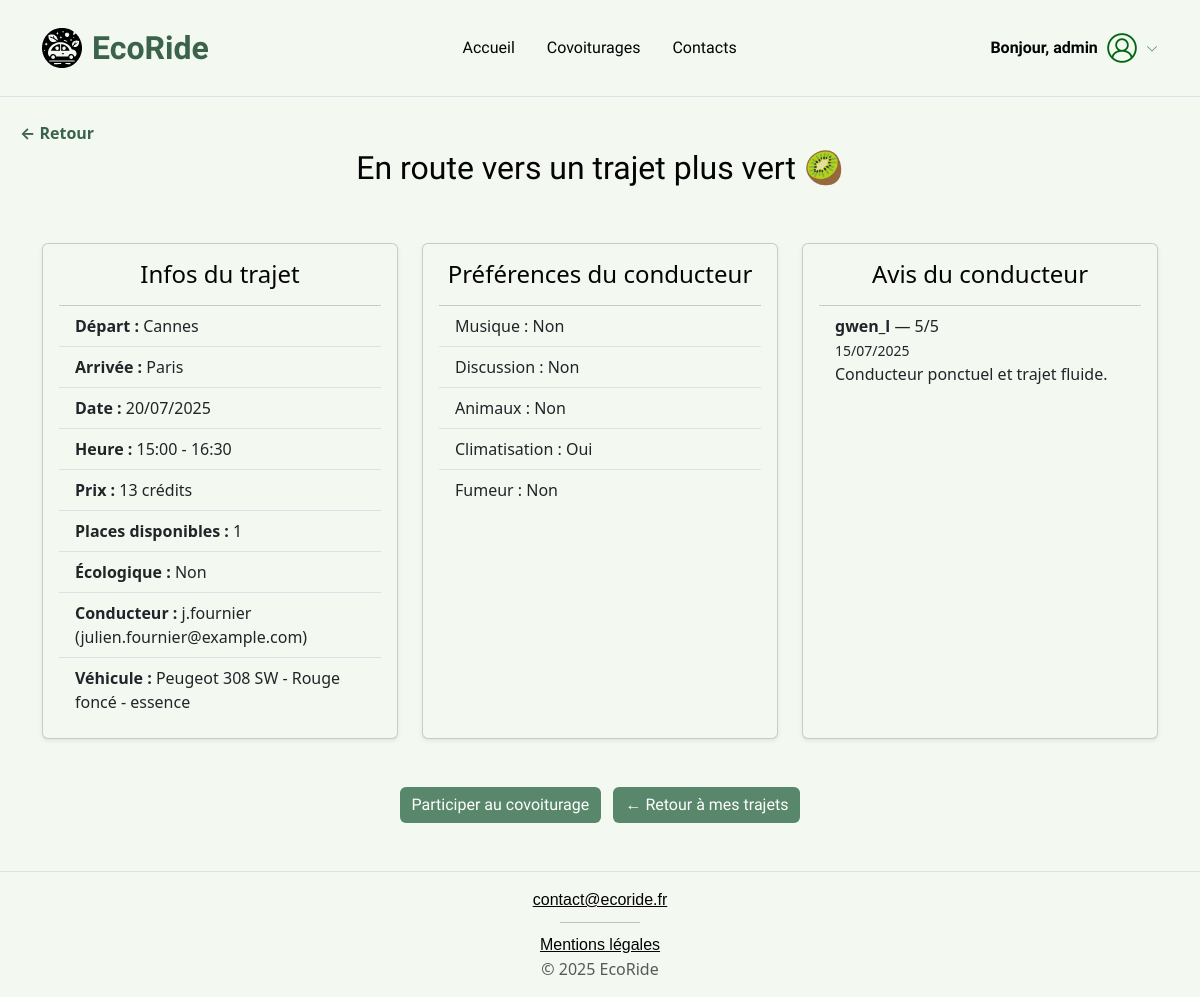
/pages/detail.php?id=10 (signed in), run on the app's committed database.
### tables this page shows
CREATE TABLE `covoiturages` (
  `id` int(11) NOT NULL,
  `vehicule_id` int(11) NOT NULL,
  `conducteur_id` int(11) NOT NULL,
  `adresse_depart` varchar(255) NOT NULL,
  `adresse_arrivee` varchar(255) NOT NULL,
  `date_depart` date NOT NULL,
  `heure_depart` time NOT NULL,
  `heure_arrivee` time NOT NULL,
  `places_disponibles` int(11) NOT NULL,
  `prix` int(11) NOT NULL,
  `voyage_ecologique` tinyint(1) NOT NULL DEFAULT 0,
  `statut` enum('prévu','en_cours','termine') DEFAULT 'prévu',
  `termine` tinyint(1) DEFAULT 0,
  `validation_participant` tinyint(1) DEFAULT 0
);

CREATE TABLE `utilisateurs` (
  `id` int(11) NOT NULL,
  `pseudo` varchar(50) NOT NULL,
  `prenom` varchar(50) DEFAULT NULL,
  `nom_famille` varchar(50) DEFAULT NULL,
  `date_naissance` date DEFAULT NULL,
  `adresse_postale` text DEFAULT NULL,
  `telephone` varchar(20) DEFAULT NULL,
  `email` varchar(100) NOT NULL,
  `mot_de_passe` varchar(255) NOT NULL,
  `credits` int(11) DEFAULT 20,
  `role` enum('passager','chauffeur','passager_chauffeur','employe','administrateur') NOT NULL DEFAULT 'passager',
  `date_creation` datetime DEFAULT current_timestamp(),
  `photo_profil` varchar(255) DEFAULT NULL,
  `statut` varchar(20) NOT NULL DEFAULT 'actif'
);

CREATE TABLE `vehicules` (
  `id` int(11) NOT NULL,
  `utilisateur_id` int(11) NOT NULL,
  `plaque` varchar(20) NOT NULL,
  `date_immatriculation` date NOT NULL,
  `modele` varchar(50) NOT NULL,
  `marque` varchar(50) NOT NULL,
  `couleur` varchar(30) DEFAULT NULL,
  `energie` enum('essence','diesel','electrique','hybride') NOT NULL,
  `places_disponibles` int(11) NOT NULL DEFAULT 1
);

CREATE TABLE `avis` (
  `id` int(11) NOT NULL,
  `conducteur_id` int(11) NOT NULL,
  `auteur_id` int(11) DEFAULT NULL,
  `note` tinyint(4) NOT NULL CHECK (`note` between 1 and 5),
  `commentaire` text DEFAULT NULL,
  `date_avis` datetime DEFAULT current_timestamp()
);

### pages/detail.php (the view, shortened to what this page needs)
<?php
require_once __DIR__ . '/../config/db.php';
require_once '../templates/header.php';
$userId = isset($_SESSION['user_id']) ? (int) $_SESSION['user_id'] : null;
$userCredits = $_SESSION['user_credits'] ?? 0;
$id = (int) $_GET['id'];
try {
    $stmt = $pdo->prepare("
        SELECT c.*, u.pseudo, u.email, u.id AS conducteur_id, u.photo_profil,
               v.marque, v.modele, v.couleur, v.energie
        FROM covoiturages c
        JOIN utilisateurs u ON c.conducteur_id = u.id
        JOIN vehicules v ON c.vehicule_id = v.id
        WHERE c.id = :id
        LIMIT 1
    ");
    $stmt->execute(['id' => $id]);
    $trajet = $stmt->fetch(PDO::FETCH_ASSOC);
    $date = new DateTime($trajet['date_depart']);
    $heureDepart = new DateTime($trajet['heure_depart']);
    $heureArrivee = new DateTime($trajet['heure_arrivee']);
    $stmtPrefs = $pdo->prepare("SELECT * FROM preferences_conducteurs WHERE conducteur_id = :id LIMIT 1");
    $stmtPrefs->execute(['id' => $trajet['conducteur_id']]);
    $prefs = $stmtPrefs->fetch(PDO::FETCH_ASSOC);
    $stmtAvis = $pdo->prepare("
        SELECT a.commentaire, a.note, a.date_avis, u.pseudo AS auteur
        FROM avis a
        JOIN utilisateurs u ON a.auteur_id = u.id
        WHERE a.conducteur_id = :id
        ORDER BY a.date_avis DESC
    ");
    $stmtAvis->execute(['id' => $trajet['conducteur_id']]);
    $avis = $stmtAvis->fetchAll(PDO::FETCH_ASSOC);
    $dejaInscrit = false;
    if ($userId) {
        $check = $pdo->prepare("SELECT COUNT(*) FROM participations WHERE utilisateur_id = :uid AND covoiturage_id = :cid");
        $check->execute(['uid' => $userId, 'cid' => $id]);
        $dejaInscrit = (bool) $check->fetchColumn();
    }
} catch (PDOException $e) {
    error_log('Erreur PDO : ' . $e->getMessage());
    afficherErreur("Une erreur technique est survenue.");
}
?>
<?php if ($dejaInscrit): ?>
    <div class="alert alert-info text-center my-3">
        Vous participez déjà à ce trajet.
        <form action="../config/annuler_participation.php" method="post" class="mt-2">
            <input type="hidden" name="covoiturage_id" value="<?= htmlspecialchars($id) ?>">
            <button type="submit" class="btn btn-danger">Annuler ma participation</button>
        </form>
    </div>
    <?php else: ?>
        <?php if ($trajet['statut'] !== 'termine'): ?>
            <h2 class="text-center mt-1">En route vers un trajet plus vert 🥝</h2>
        <?php endif; ?>
    <?php endif; ?>
<div class="container my-5">
    <div class="row">
        <div class="col-md-4 mb-4">
            <div class="card eco-box p-3 shadow-sm h-100">
                <h4 class="mb-3 text-center">Infos du trajet</h4>
                <ul class="list-group list-group-flush">
                    <li class="list-group-item eco-box"><strong>Départ :</strong> <?= htmlspecialchars($trajet['adresse_depart']) ?></li>
                    <li class="list-group-item eco-box"><strong>Arrivée :</strong> <?= htmlspecialchars($trajet['adresse_arrivee']) ?></li>
                    <li class="list-group-item eco-box"><strong>Date :</strong> <?= htmlspecialchars($date->format('d/m/Y')) ?></li>
                    <li class="list-group-item eco-box"><strong>Heure :</strong> <?= htmlspecialchars($heureDepart->format('H:i')) ?> - <?= htmlspecialchars($heureArrivee->format('H:i')) ?></li>
                    <li class="list-group-item eco-box"><strong>Prix :</strong> <?= htmlspecialchars($trajet['prix']) ?> crédits</li>
                    <li class="list-group-item eco-box"><strong>Places disponibles :</strong> <?= htmlspecialchars($trajet['places_disponibles']) ?></li>
                    <li class="list-group-item eco-box"><strong>Écologique :</strong> <?= $trajet['voyage_ecologique'] ? 'Oui' : 'Non' ?></li>
                    <li class="list-group-item eco-box"><strong>Conducteur :</strong> <?= htmlspecialchars($trajet['pseudo']) ?> (<?= htmlspecialchars($trajet['email']) ?>)</li>
                    <li class="list-group-item eco-box"><strong>Véhicule :</strong> <?= htmlspecialchars("{$trajet['marque']} {$trajet['modele']} - {$trajet['couleur']} - {$trajet['energie']}") ?></li>
                </ul>
            </div>
        </div>
        <div class="col-md-4 mb-4">
            <div class="card eco-box p-3 shadow-sm h-100">
                <h4 class="text-center mb-3">Préférences du conducteur</h4>
                <?php if ($prefs): ?>
                    <ul class="list-group list-group-flush">
                        <li class="list-group-item eco-box">Musique : <?= $prefs['musique'] ? 'Oui' : 'Non' ?></li>
                        <li class="list-group-item eco-box">Discussion : <?= $prefs['discussion'] ? 'Oui' : 'Non' ?></li>
                        <li class="list-group-item eco-box">Animaux : <?= $prefs['animaux_acceptes'] ? 'Oui' : 'Non' ?></li>
                        <li class="list-group-item eco-box">Climatisation : <?= $prefs['climatisation'] ? 'Oui' : 'Non' ?></li>
                        <li class="list-group-item eco-box">Fumeur : <?= $prefs['fumeur'] ? 'Oui' : 'Non' ?></li>
                    </ul>
                <?php else: ?>
                    <p class="text-center">Aucune préférence indiquée.</p>
                <?php endif; ?>
            </div>
        </div>
        <div class="col-md-4 mb-4">
            <div class="card eco-box p-3 shadow-sm h-100">
                <h4 class="text-center mb-3">Avis du conducteur</h4>
                <?php if (!empty($avis)): ?>
                    <ul class="list-group list-group-flush" style="max-height: 400px; overflow-y: auto;">
                        <?php foreach ($avis as $a): ?>
                            <li class="list-group-item eco-box">
                                <strong><?= htmlspecialchars($a['auteur']) ?></strong> — <?= (int)$a['note'] ?>/5<br>
                                <small><?= date('d/m/Y', strtotime($a['date_avis'])) ?></small><br>
                                <?= nl2br(htmlspecialchars($a['commentaire'])) ?>
                            </li>
                        <?php endforeach; ?>
                    </ul>
                <?php else: ?>
                    <p class="text-center">Aucun avis pour ce conducteur.</p>
                <?php endif; ?>
            </div>
        </div>
    </div>
    <div class="text-center mt-4">
        <?php if (!$userId): ?>
            <div class="alert alert-info">Connectez-vous pour réserver ce trajet.</div>
            <a href="connexion.php" class="btn custom-btn mx-2">Se connecter</a>
            <a href="inscription.php" class="btn custom-btn mx-2">Créer un compte</a>
        <?php elseif (!$dejaInscrit): ?>
            <?php
            if ($trajet['places_disponibles'] <= 0) {
                echo '<div class="alert alert-danger">Aucune place disponible.</div>';
            } elseif ($userCredits < $trajet['prix']) {
                echo '<div class="alert alert-danger">Crédits insuffisants. Vous avez ' . htmlspecialchars($userCredits) . ' crédits.</div>';
            } else {
                echo '<button class="btn custom-btn me-2" data-bs-toggle="modal" data-bs-target="#confirmParticipationModal">
                        Participer au covoiturage
                      </button>';
            }
            ?>
            <a href="mes_trajets.php" class="btn custom-btn">← Retour à mes trajets</a>
        <?php endif; ?>
    </div>
</div>
<?php require_once '../templates/footer.php'; ?>

### css/styles.css (style rules this page uses)
:root { --eco-green: #58876b; --eco-green-dark: #3b634b; --eco-bg: #f3f8f0; --eco-text: #040404; --eco-font: 'Quicksand', sans-serif; }
html, body { height: 100%; margin: 0; background-color: var(--eco-bg); }
body { display: flex; flex-direction: column; min-height: 100vh; }
.custom-btn { font-family: var(--eco-font); background-color: var(--eco-green); color: white; border: none; border-radius: 6px; width: auto !important; display: inline-block !important; transition: background-color 0.3s ease, transform 0.2s ease; }
h2 { display: flex; justify-content: center; font-family: var(--eco-font); color: var(--eco-green) }
.text-center { color: var(--eco-text); }
.eco-box { background-color: var(--eco-bg) !important; }

### data on the page
covoiturages: adresse_depart "Cannes", adresse_arrivee "Paris", date_depart "20/07/2025", heure_depart "15:00", heure_arrivee "16:30", prix "13", places_disponibles "1", conducteur.pseudo "j.fournier", conducteur.email "julien.fournier@example.com", vehicule.energie "Peugeot 308 SW - Rouge foncé - essence"
avis: auteur.pseudo "gwen_l", note "5", date_avis "15/07/2025", commentaire "Conducteur ponctuel et trajet fluide."

### other printed values
$_SESSION['user_pseudo'] "admin"
